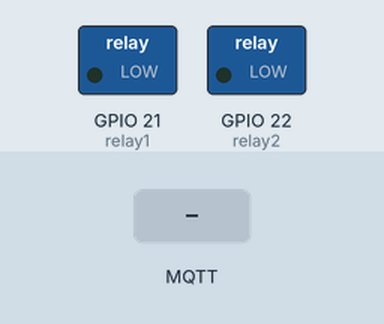
This sketch was run on a simulated ESP32. Parts: switched loads named in the sketch (green lamp = pin HIGH). The test bench sets the inputs (shaded band). WiFi joins after 1.5 s; servers stay silent unless stated; no MQTT or app messages arrive unless stated; what the sketch prints to the serial monitor is not drawn.

Above: at 2.7 s.
2.8 s: MQTT message "1off" arrives on the first subscribed topic
At 3.8 s:
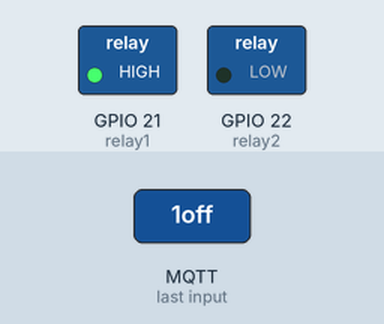
4.3 s: MQTT message "2off" arrives on the first subscribed topic
At 5.0 s:
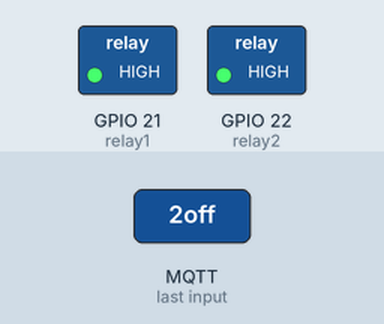
5.8 s: MQTT message "1on" arrives on the first subscribed topic
At 6.1 s:
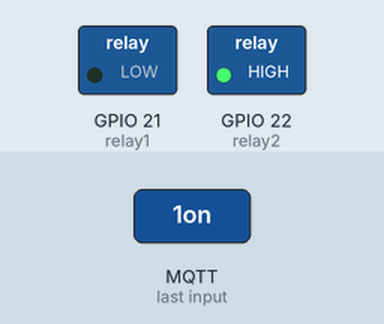
7.3 s: MQTT message "2on" arrives on the first subscribed topic
At 8.4 s:
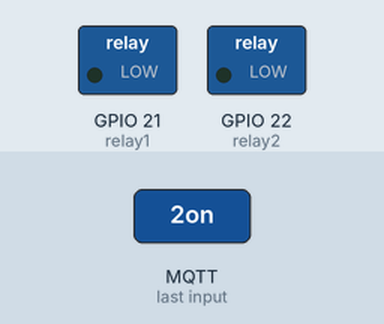
Timing chart, 0 to 9.8 s (numbered marks = the images above; inputs shaded):
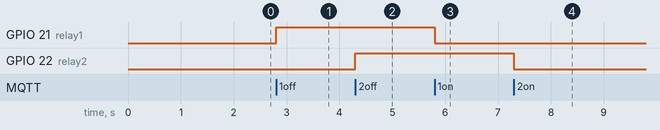

The sketch:

mqtt_2relay.ino
```cpp
#include <WiFi.h>
#include <PubSubClient.h>

// Replace the next variables with your SSID/Password combination
const char* ssid = "yourSSID";
const char* password = "yourPASSWORD";
const char* mqtt_server = "broker.hivemq.com";

WiFiClient espClient;
PubSubClient client(espClient);

// Relay Pin
const int relay1 = 21;
const int relay2 = 22;

void setup() {
  Serial.begin(115200);
  setup_wifi();
  client.setServer(mqtt_server, 1883);
  client.setCallback(callback);
  pinMode(relay1, OUTPUT);
  pinMode(relay2, OUTPUT);
}

void setup_wifi() {
  delay(10);
  // We start by connecting to a WiFi network
  Serial.println();
  Serial.print("Connecting to ");
  Serial.println(ssid);

  WiFi.begin(ssid, password);

  while (WiFi.status() != WL_CONNECTED) {
    delay(500);
    Serial.print(".");
  }

  Serial.println("");
  Serial.println("WiFi connected");
  Serial.println("IP address: ");
  Serial.println(WiFi.localIP());
}

void callback(char* topic, byte* message, unsigned int length) {
  Serial.print("Message arrived on topic: ");
  Serial.print(topic);
  Serial.print(". Message: ");
  String messageTemp;

  for (int i = 0; i < length; i++) {
    Serial.print((char)message[i]);
    messageTemp += (char)message[i];
  }
  Serial.println();

  // Feel free to add more if statements to control more GPIOs with MQTT

  // If a message is received on the topic esp32/output, you check if the message is either "on" or "off".
  // Changes the output state according to the message
  if (String(topic) == "esp32/weplay") {
    Serial.print("Changing output ");
    if(messageTemp == "1on"){
      Serial.println("relay1 to on");
      digitalWrite(relay1, LOW);
    }
    if(messageTemp == "1off"){
      Serial.println("relay1 to off");
      digitalWrite(relay1, HIGH);
    }
    if(messageTemp == "2on"){
      Serial.println("relay2 to on");
      digitalWrite(relay2, LOW);
    }
    if(messageTemp == "2off"){
      Serial.println("relay2 to off");
      digitalWrite(relay2, HIGH);
    }
  }
}

void reconnect() {
  // Loop until we're reconnected
  while (!client.connected()) {
    Serial.print("Attempting MQTT connection...");
    // Attempt to connect
    if (client.connect("ESP32Client")) {
      Serial.println("connected");
      // Subscribe
      client.subscribe("esp32/weplay");
    } else {
      Serial.print("failed, rc=");
      Serial.print(client.state());
      Serial.println(" try again in 5 seconds");
      // Wait 5 seconds before retrying
      delay(5000);
    }
  }
}
void loop() {
  if (!client.connected()) {
    reconnect();
  }
  client.loop();
}
```

Measured:
- after the input at 2.8 s, GPIO 21 (relay1): LOW → HIGH at once
- after the input at 4.3 s, GPIO 22 (relay2): LOW → HIGH at once
- after the input at 5.8 s, GPIO 21 (relay1): HIGH → LOW at once
- after the input at 7.3 s, GPIO 22 (relay2): HIGH → LOW at once
